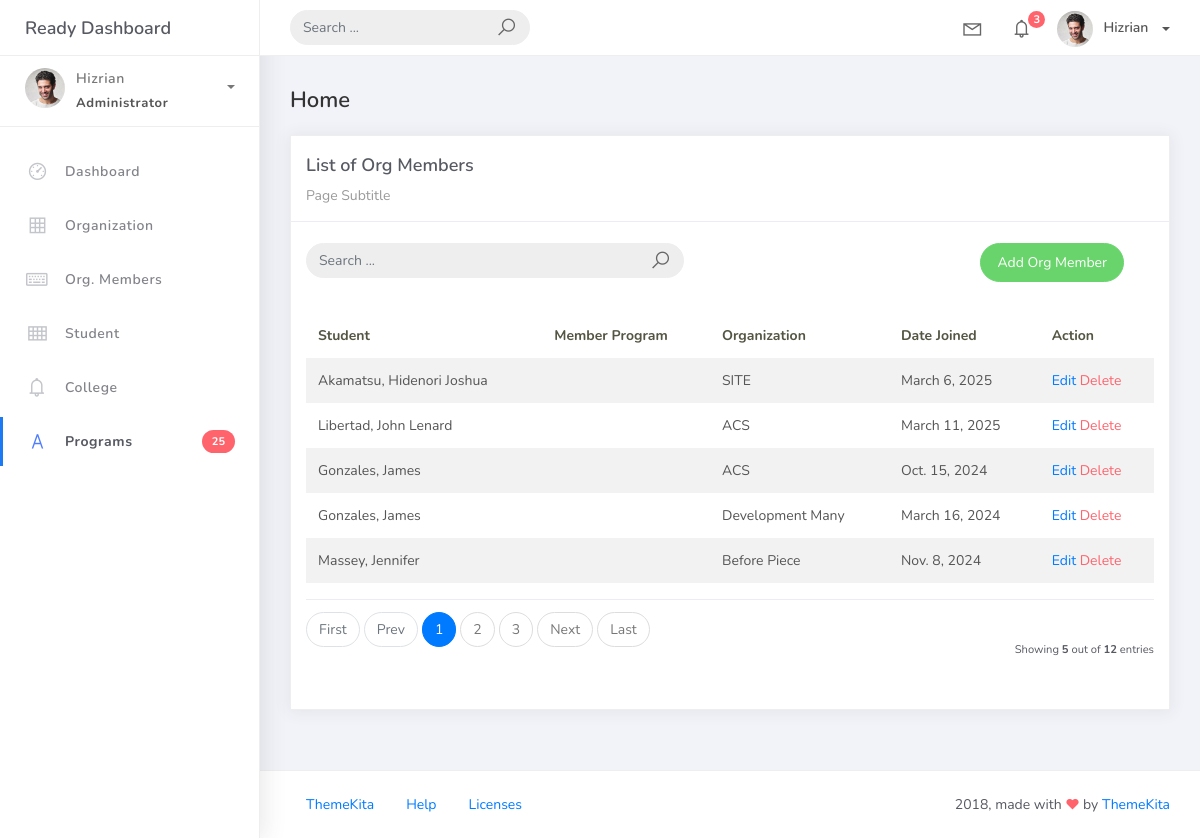
Before: /org_members_list with the older database file.
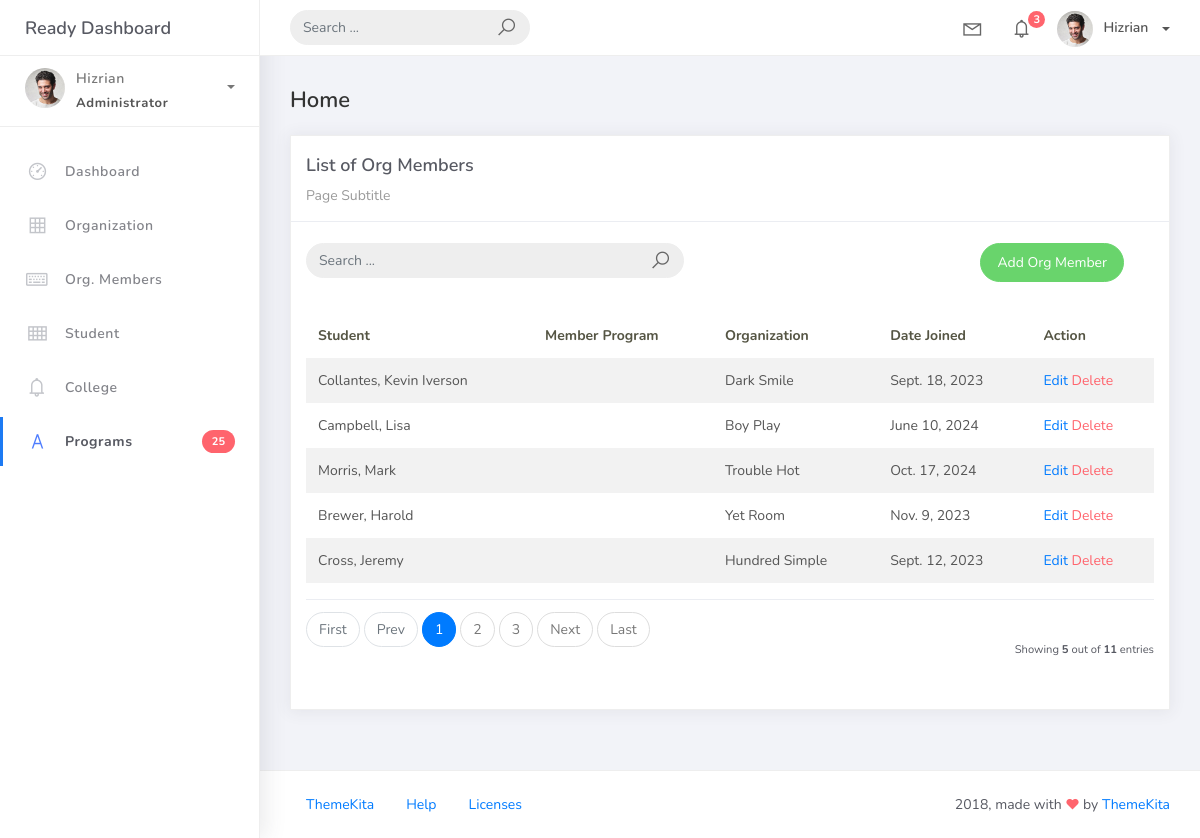
After: the same page with the newer database file.
### studentorg/models.py (models this page shows)
class BaseModel (models.Model):
    created_at = models.DateTimeField(auto_now_add=True, db_index=True)
    updated_at = models.DateTimeField(auto_now=True)
    class Meta:
        abstract = True

class OrgMember(BaseModel):
    student = models.ForeignKey(Student, on_delete=models.CASCADE)
    organization = models.ForeignKey(Organization, on_delete=models.CASCADE)
    date_joined = models.DateField()

class Student(BaseModel):
    student_id = models.CharField(max_length=15)
    last_name = models.CharField(max_length=25, default= "Unknown")
    first_name = models.CharField(max_length=25)
    middle_name = models.CharField(max_length=25, blank=True, null=True)
    program = models.ForeignKey(Program, on_delete=models.CASCADE)
    def __str__(self):
        return f"{self.last_name}, {self.first_name}"

class Organization(BaseModel):
    name = models.CharField(max_length=250)
    college = models.ForeignKey(
        College, null=True, blank=True, on_delete=models.CASCADE)
    description = models.CharField(max_length=500)
    def __str__(self):
        return self.name

### studentorg/views.py (the view)
# urls.py: path('org_members_list', OrgMembersList.as_view(), name='org-members-list'),
class OrgMembersList(ListView):
    model = OrgMember
    context_object_name = 'org_member'
    template_name = "org_members_list.html"
    paginate_by = 5

### templates/org_members_list.html
{% extends 'base.html' %} {% load static %} {% block content %}
<div class="content">
    <div class="container-fluid">
        <h4 class="page-title">Home</h4>
        <div class="row">
            <div class="col-md-12">
                <div class="card">
                    <div class="card-header">
                        <div class="card-title">List of Org Members</div>
                        <div class="card-category">Page Subtitle</div>
                    </div>
                    <br />
                    <div class="col-md-12 row">
                        <div class="col-md-6">
                            <form class="navbar-left navbar-form nav-search mr-md-3" action="">
                                <div class="input-group">
                                    <input type="text" placeholder="Search ..." class="form-control" />
                                    <div class="input-group-append">
                                        <span class="input-group-text">
                                            <i class="la la-search search-icon"></i>
                                        </span>
                                    </div>
                                </div>
                            </form>
                        </div>
                        <div class="col-md-6">
                            <div class="pull-right">
                                <a href="{% url 'org-members-add' %}" class="btn btn-success btn-rounded">Add Org Member</a>
                            </div>
                        </div>
                    </div>
                    <div class="card-body">
                        <table class="table table-striped mt-3">
                            <thead>
                                <tr>
                                    <th scope="col">Student</th>
                                    <th scope="col">Member Program</th>
                                    <th scope="col">Organization</th>
                                    <th scope="col">Date Joined</th>
                                    <th scope="col">Action</th>
                                </tr>
                            </thead>
                            <tbody>
                                {% for object in object_list %}
                                <tr>
                                    <td>{{ object.student }}</td>
                                    <td>{{ object.program }}</td>
                                    <td>{{ object.organization }}</td>
                                    <td>{{ object.date_joined }}</td>
                                    <td>
                                        <a href="org_members_list/{{ object.id }}">Edit</a>
                                        <a href="org_members_list/{{ object.id }}/delete" class="text-danger">Delete</a>
                                    </td>
                                </tr>
                                {% empty %}
                                <tr>
                                    <td colspan="5" style="text-align: center;">
                                        <p class="text-sm font-weight-bold mb-0">No Records Found</p>
                                    </td>
                                </tr>
                                {% endfor %}
                            </tbody>
                        </table>
                        {% include 'includes/pagination.html' %}
                    </div>
                </div>
            </div>
        </div>
    </div>
</div>
{% endblock %}

Changed rows visible on the page:
removed OrgMember: student "Akamatsu, Hidenori Joshua", organization "SITE", date_joined "March 6, 2025"
removed OrgMember: student "Libertad, John Lenard", organization "ACS", date_joined "March 11, 2025"
removed OrgMember: student "Gonzales, James", organization "ACS", date_joined "Oct. 15, 2024"
removed OrgMember: student "Gonzales, James", organization "Development Many", date_joined "March 16, 2024"
removed OrgMember: student "Massey, Jennifer", organization "Before Piece", date_joined "Nov. 8, 2024"
added OrgMember: student "Collantes, Kevin Iverson", organization "Dark Smile", date_joined "Sept. 18, 2023"
now on this page (row edited): OrgMember: student "Campbell, Lisa", organization "Boy Play", date_joined "June 10, 2024"
now on this page (row edited): OrgMember: student "Morris, Mark", organization "Trouble Hot", date_joined "Oct. 17, 2024"
now on this page (row edited): OrgMember: student "Brewer, Harold", organization "Yet Room", date_joined "Nov. 9, 2023"
now on this page (row edited): OrgMember: student "Cross, Jeremy", organization "Hundred Simple", date_joined "Sept. 12, 2023"
Other visible differences:
{{ paginator.count }}: "12" → "11"
